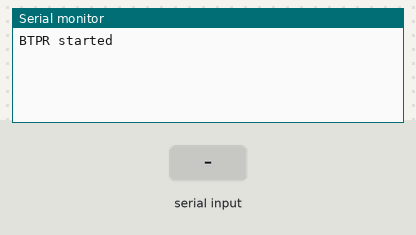
Recording of a program running on a simulated Arduino Nano, built with avr-gcc and run on an emulated ATmega328P. Parts: the last lines printed to the serial monitor. The inputs (shaded band) are chosen by the test bench.

Above: at 2.2 s.
2.3 s: "1" received over the second serial link
At 3.7 s:
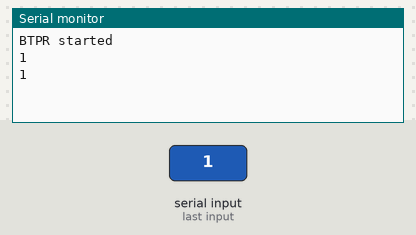
4.7 s: "0" received over the second serial link
At 6.1 s:
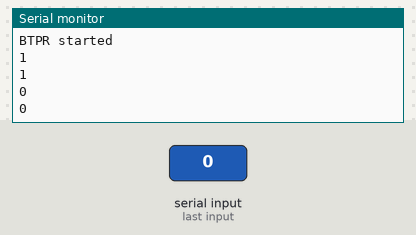
6.2 s: "2" received over the second serial link
At 7.9 s:
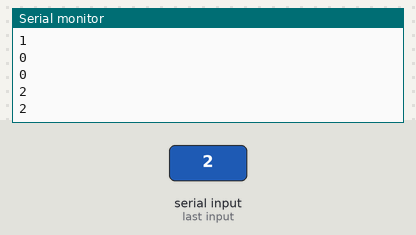
Timing chart, 0 to 9.4 s (numbered marks = the images above; inputs shaded):
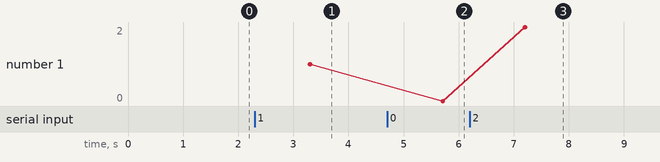

The program:

main.cpp
```cpp
#include <Arduino.h>
#include <SoftwareSerial.h>
#include <IRremote.hpp>

const int PIN_IR_RECEIVER = 2;
const int PIN_IR_SENDER = 3;
const int PIN_LED = 13;
const int PIN_BT_RX = 4;
const int PIN_BT_TX = 5;

SoftwareSerial bt(PIN_BT_RX, PIN_BT_TX);


void setup() {
  pinMode(PIN_BT_RX, INPUT);
  pinMode(PIN_BT_TX, OUTPUT);
  Serial.begin(9600);
  bt.begin(9600);

  IrReceiver.begin(PIN_IR_RECEIVER, true, PIN_LED);
  IrSender.begin(PIN_IR_SENDER, true, PIN_LED);

  delay(1000);
  Serial.println("BTPR started");
}

void loop() {
  if (IrReceiver.decode()) {
    if (IrReceiver.decodedIRData.decodedRawData > 0) {
      Serial.println(IrReceiver.decodedIRData.decodedRawData, HEX);
      bt.println(IrReceiver.decodedIRData.decodedRawData, HEX);
    }
    IrReceiver.resume();
  }
  if (bt.available()) {
    String cmd = bt.readString();
    Serial.println(cmd);
    if (cmd == "BTPS\n") {
      bt.println("OK");
      Serial.println("CONNECTED");
    }
    else {
      uint32_t irCmd = strtoul(cmd.c_str(), NULL, 16);
      Serial.println(irCmd, HEX);
      if (irCmd > 0)
        IrSender.sendNECRaw(irCmd, 3);
    }
  }
  delay(10);
}
```

Measured:
- after the input at 2.3 s, the serial monitor: prints a new line after 1.0 s (image 1)
- after the input at 4.7 s, the serial monitor: prints a new line after 1.0 s (image 2)
- after the input at 6.2 s, the serial monitor: prints a new line after 1.0 s (image 3)
- plotted number 1: 1 → 0 after the input at 4.7 s, 0 → 2 after the input at 6.2 s
